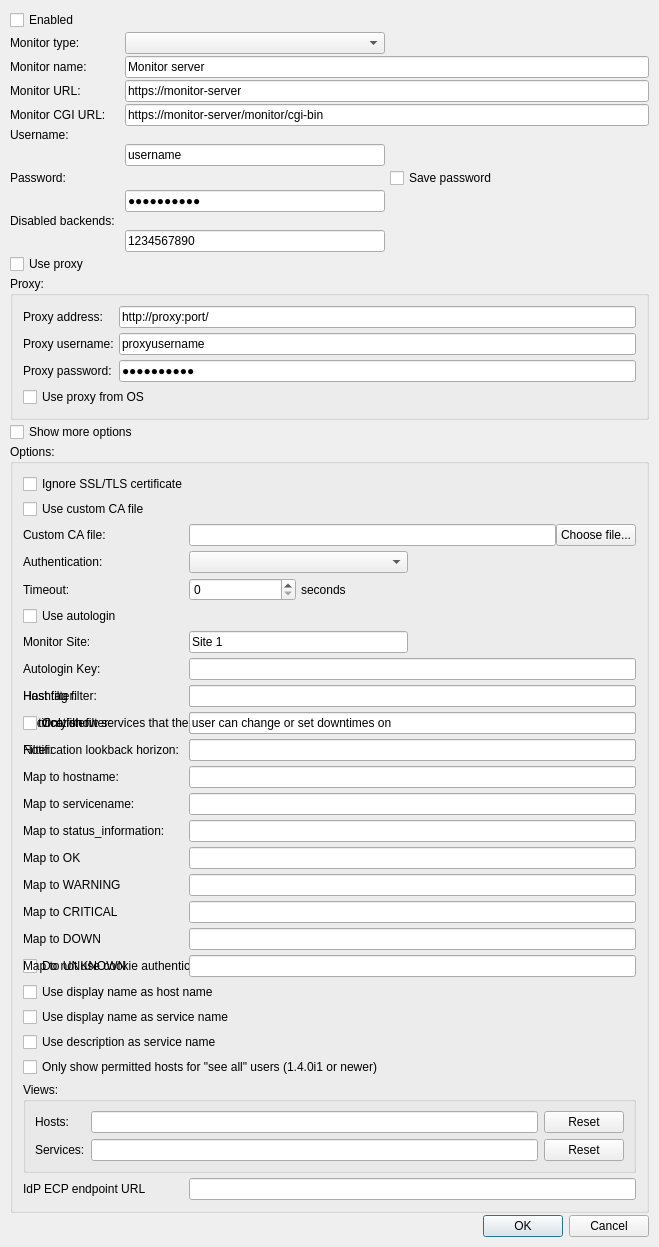
<?xml version="1.0" encoding="UTF-8"?>
<ui version="4.0">
 <class>settings_server</class>
 <widget class="QDialog" name="settings_server">
  <property name="geometry">
   <rect>
    <x>0</x>
    <y>0</y>
    <width>659</width>
    <height>1231</height>
   </rect>
  </property>
  <property name="sizePolicy">
   <sizepolicy hsizetype="Minimum" vsizetype="Minimum">
    <horstretch>0</horstretch>
    <verstretch>0</verstretch>
   </sizepolicy>
  </property>
  <property name="windowTitle">
   <string>Dialog</string>
  </property>
  <property name="modal">
   <bool>true</bool>
  </property>
  <layout class="QGridLayout" name="gridLayout">
   <property name="leftMargin">
    <number>10</number>
   </property>
   <property name="topMargin">
    <number>10</number>
   </property>
   <property name="rightMargin">
    <number>10</number>
   </property>
   <property name="bottomMargin">
    <number>10</number>
   </property>
   <property name="horizontalSpacing">
    <number>5</number>
   </property>
   <property name="verticalSpacing">
    <number>2</number>
   </property>
   <item row="8" column="0">
    <widget class="QLabel" name="label_password">
     <property name="sizePolicy">
      <sizepolicy hsizetype="Minimum" vsizetype="Preferred">
       <horstretch>0</horstretch>
       <verstretch>0</verstretch>
      </sizepolicy>
     </property>
     <property name="text">
      <string>Password:</string>
     </property>
    </widget>
   </item>
   <item row="10" column="0">
    <widget class="QLabel" name="label_disabled_backends">
     <property name="sizePolicy">
      <sizepolicy hsizetype="Minimum" vsizetype="Preferred">
       <horstretch>0</horstretch>
       <verstretch>0</verstretch>
      </sizepolicy>
     </property>
     <property name="text">
      <string>Disabled backends:</string>
     </property>
    </widget>
   </item>
   <item row="4" column="2" colspan="2">
    <widget class="QLineEdit" name="input_lineedit_monitor_url">
     <property name="inputMask">
      <string/>
     </property>
     <property name="text">
      <string>https://monitor-server</string>
     </property>
    </widget>
   </item>
   <item row="3" column="0">
    <widget class="QLabel" name="label_name">
     <property name="sizePolicy">
      <sizepolicy hsizetype="Minimum" vsizetype="Preferred">
       <horstretch>0</horstretch>
       <verstretch>0</verstretch>
      </sizepolicy>
     </property>
     <property name="text">
      <string>Monitor name:</string>
     </property>
    </widget>
   </item>
   <item row="7" column="2">
    <widget class="QLineEdit" name="input_lineedit_username">
     <property name="text">
      <string>username</string>
     </property>
    </widget>
   </item>
   <item row="5" column="2" colspan="2">
    <widget class="QLineEdit" name="input_lineedit_monitor_cgi_url">
     <property name="text">
      <string>https://monitor-server/monitor/cgi-bin</string>
     </property>
    </widget>
   </item>
   <item row="1" column="2">
    <widget class="QComboBox" name="input_combobox_type"/>
   </item>
   <item row="9" column="2">
    <widget class="QLineEdit" name="input_lineedit_password">
     <property name="text">
      <string>1234567890</string>
     </property>
     <property name="echoMode">
      <enum>QLineEdit::Password</enum>
     </property>
    </widget>
   </item>
   <item row="11" column="2">
    <widget class="QLineEdit" name="input_lineedit_disabled_backends">
     <property name="text">
      <string>1234567890</string>
     </property>
    </widget>
   </item>
   <item row="17" column="0">
    <widget class="QCheckBox" name="input_checkbox_use_proxy">
     <property name="text">
      <string>Use proxy</string>
     </property>
    </widget>
   </item>
   <item row="18" column="0" colspan="4">
    <widget class="QGroupBox" name="groupbox_proxy">
     <property name="sizePolicy">
      <sizepolicy hsizetype="Minimum" vsizetype="Minimum">
       <horstretch>0</horstretch>
       <verstretch>0</verstretch>
      </sizepolicy>
     </property>
     <property name="title">
      <string>Proxy:</string>
     </property>
     <layout class="QGridLayout" name="gridLayout_2">
      <property name="leftMargin">
       <number>10</number>
      </property>
      <property name="topMargin">
       <number>10</number>
      </property>
      <property name="rightMargin">
       <number>10</number>
      </property>
      <property name="bottomMargin">
       <number>10</number>
      </property>
      <property name="spacing">
       <number>5</number>
      </property>
      <item row="3" column="0">
       <widget class="QLabel" name="label_proxy_password">
        <property name="sizePolicy">
         <sizepolicy hsizetype="Minimum" vsizetype="Preferred">
          <horstretch>0</horstretch>
          <verstretch>0</verstretch>
         </sizepolicy>
        </property>
        <property name="text">
         <string>Proxy password:</string>
        </property>
       </widget>
      </item>
      <item row="2" column="0">
       <widget class="QLabel" name="label_proxy_username">
        <property name="sizePolicy">
         <sizepolicy hsizetype="Minimum" vsizetype="Preferred">
          <horstretch>0</horstretch>
          <verstretch>0</verstretch>
         </sizepolicy>
        </property>
        <property name="text">
         <string>Proxy username:</string>
        </property>
       </widget>
      </item>
      <item row="2" column="1">
       <widget class="QLineEdit" name="input_lineedit_proxy_username">
        <property name="text">
         <string>proxyusername</string>
        </property>
       </widget>
      </item>
      <item row="1" column="1">
       <widget class="QLineEdit" name="input_lineedit_proxy_address">
        <property name="text">
         <string>http://proxy:port/</string>
        </property>
       </widget>
      </item>
      <item row="1" column="0">
       <widget class="QLabel" name="label_proxy_address">
        <property name="sizePolicy">
         <sizepolicy hsizetype="Minimum" vsizetype="Preferred">
          <horstretch>0</horstretch>
          <verstretch>0</verstretch>
         </sizepolicy>
        </property>
        <property name="text">
         <string>Proxy address:</string>
        </property>
       </widget>
      </item>
      <item row="3" column="1">
       <widget class="QLineEdit" name="input_lineedit_proxy_password">
        <property name="text">
         <string>1234567890</string>
        </property>
        <property name="echoMode">
         <enum>QLineEdit::Password</enum>
        </property>
       </widget>
      </item>
      <item row="4" column="0" colspan="2">
       <widget class="QCheckBox" name="input_checkbox_use_proxy_from_os">
        <property name="text">
         <string>Use proxy from OS</string>
        </property>
       </widget>
      </item>
     </layout>
    </widget>
   </item>
   <item row="29" column="3">
    <widget class="QDialogButtonBox" name="button_box">
     <property name="orientation">
      <enum>Qt::Horizontal</enum>
     </property>
     <property name="standardButtons">
      <set>QDialogButtonBox::Cancel|QDialogButtonBox::Ok</set>
     </property>
    </widget>
   </item>
   <item row="1" column="0">
    <widget class="QLabel" name="label_server_type">
     <property name="sizePolicy">
      <sizepolicy hsizetype="Minimum" vsizetype="Preferred">
       <horstretch>0</horstretch>
       <verstretch>0</verstretch>
      </sizepolicy>
     </property>
     <property name="text">
      <string>Monitor type:</string>
     </property>
    </widget>
   </item>
   <item row="6" column="0">
    <widget class="QLabel" name="label_username">
     <property name="sizePolicy">
      <sizepolicy hsizetype="Minimum" vsizetype="Preferred">
       <horstretch>0</horstretch>
       <verstretch>0</verstretch>
      </sizepolicy>
     </property>
     <property name="text">
      <string>Username:</string>
     </property>
    </widget>
   </item>
   <item row="4" column="0">
    <widget class="QLabel" name="label_monitor_url">
     <property name="sizePolicy">
      <sizepolicy hsizetype="Minimum" vsizetype="Preferred">
       <horstretch>0</horstretch>
       <verstretch>0</verstretch>
      </sizepolicy>
     </property>
     <property name="text">
      <string>Monitor URL:</string>
     </property>
    </widget>
   </item>
   <item row="3" column="2" colspan="2">
    <widget class="QLineEdit" name="input_lineedit_name">
     <property name="text">
      <string>Monitor server</string>
     </property>
    </widget>
   </item>
   <item row="5" column="0">
    <widget class="QLabel" name="label_monitor_cgi_url">
     <property name="sizePolicy">
      <sizepolicy hsizetype="Minimum" vsizetype="Preferred">
       <horstretch>0</horstretch>
       <verstretch>0</verstretch>
      </sizepolicy>
     </property>
     <property name="text">
      <string>Monitor CGI URL:</string>
     </property>
    </widget>
   </item>
   <item row="0" column="0" colspan="4">
    <widget class="QCheckBox" name="input_checkbox_enabled">
     <property name="text">
      <string>Enabled</string>
     </property>
    </widget>
   </item>
   <item row="8" column="3">
    <widget class="QCheckBox" name="input_checkbox_save_password">
     <property name="text">
      <string>Save password</string>
     </property>
    </widget>
   </item>
   <item row="26" column="0" colspan="4">
    <spacer name="verticalSpacer">
     <property name="orientation">
      <enum>Qt::Vertical</enum>
     </property>
     <property name="sizeHint" stdset="0">
      <size>
       <width>0</width>
       <height>0</height>
      </size>
     </property>
    </spacer>
   </item>
   <item row="27" column="0" colspan="4">
    <widget class="QCheckBox" name="input_checkbox_show_options">
     <property name="text">
      <string>Show more options</string>
     </property>
    </widget>
   </item>
   <item row="28" column="0" colspan="4">
    <widget class="QGroupBox" name="groupbox_options">
     <property name="sizePolicy">
      <sizepolicy hsizetype="Minimum" vsizetype="Minimum">
       <horstretch>0</horstretch>
       <verstretch>0</verstretch>
      </sizepolicy>
     </property>
     <property name="title">
      <string>Options:</string>
     </property>
     <layout class="QGridLayout" name="gridLayout_3">
      <property name="leftMargin">
       <number>10</number>
      </property>
      <property name="topMargin">
       <number>10</number>
      </property>
      <property name="rightMargin">
       <number>10</number>
      </property>
      <property name="bottomMargin">
       <number>10</number>
      </property>
      <property name="horizontalSpacing">
       <number>10</number>
      </property>
      <property name="verticalSpacing">
       <number>5</number>
      </property>
      <item row="2" column="2" colspan="2">
       <layout class="QHBoxLayout" name="horizontalLayout">
        <item>
         <widget class="QLineEdit" name="input_lineedit_custom_cert_ca_file"/>
        </item>
        <item>
         <widget class="QPushButton" name="button_choose_custom_cert_ca_file">
          <property name="text">
           <string>Choose file...</string>
          </property>
         </widget>
        </item>
       </layout>
      </item>
      <item row="7" column="1" colspan="3">
       <widget class="QCheckBox" name="input_checkbox_use_autologin">
        <property name="text">
         <string>Use autologin</string>
        </property>
       </widget>
      </item>
      <item row="12" column="2" colspan="2">
       <widget class="QLineEdit" name="input_lineedit_alertmanager_filter"/>
      </item>
      <item row="13" column="1">
       <widget class="QLabel" name="label_map_to_hostname">
        <property name="text">
         <string>Map to hostname:</string>
        </property>
       </widget>
      </item>
      <item row="13" column="2" colspan="2">
       <widget class="QLineEdit" name="input_lineedit_map_to_hostname"/>
      </item>
      <item row="22" column="1" colspan="3">
       <widget class="QCheckBox" name="input_checkbox_use_display_name_service">
        <property name="text">
         <string>Use display name as service name</string>
        </property>
       </widget>
      </item>
      <item row="9" column="2" colspan="2">
       <widget class="QLineEdit" name="input_lineedit_autologin_key">
        <property name="text">
         <string/>
        </property>
       </widget>
      </item>
      <item row="16" column="2" colspan="2">
       <widget class="QLineEdit" name="input_lineedit_map_to_ok"/>
      </item>
      <item row="26" column="1">
       <widget class="QLabel" name="label_idp_ecp_endpoint">
        <property name="text">
         <string>IdP ECP endpoint URL</string>
        </property>
       </widget>
      </item>
      <item row="12" column="1">
       <widget class="QLabel" name="label_alertmanager_filter">
        <property name="text">
         <string>Filter:</string>
        </property>
       </widget>
      </item>
      <item row="14" column="1">
       <widget class="QLabel" name="label_map_to_servicename">
        <property name="text">
         <string>Map to servicename:</string>
        </property>
       </widget>
      </item>
      <item row="1" column="1" colspan="2">
       <widget class="QCheckBox" name="input_checkbox_custom_cert_use">
        <property name="text">
         <string>Use custom CA file</string>
        </property>
       </widget>
      </item>
      <item row="6" column="3">
       <spacer name="horizontalSpacer">
        <property name="orientation">
         <enum>Qt::Horizontal</enum>
        </property>
        <property name="sizeHint" stdset="0">
         <size>
          <width>40</width>
          <height>20</height>
         </size>
        </property>
       </spacer>
      </item>
      <item row="11" column="2" colspan="2">
       <widget class="QLineEdit" name="input_lineedit_service_filter">
        <property name="text">
         <string/>
        </property>
       </widget>
      </item>
      <item row="11" column="2" colspan="2">
       <widget class="QLineEdit" name="input_lineedit_notification_filter">
        <property name="text">
         <string/>
        </property>
       </widget>
      </item>
      <item row="12" column="2" colspan="2">
       <widget class="QLineEdit" name="input_lineedit_notification_lookback">
        <property name="text">
         <string/>
        </property>
       </widget>
      </item>
      <item row="6" column="1">
       <widget class="QLabel" name="label_timeout">
        <property name="text">
         <string>Timeout:</string>
        </property>
       </widget>
      </item>
      <item row="24" column="1" colspan="3">
       <widget class="QCheckBox" name="input_checkbox_force_authuser">
        <property name="text">
         <string>Only show permitted hosts for &quot;see all&quot; users (1.4.0i1 or newer)</string>
        </property>
       </widget>
      </item>
      <item row="15" column="2" colspan="2">
       <widget class="QLineEdit" name="input_lineedit_map_to_status_information"/>
      </item>
      <item row="20" column="1" colspan="3">
       <widget class="QCheckBox" name="input_checkbox_no_cookie_auth">
        <property name="text">
         <string>Do not use cookie authentication</string>
        </property>
       </widget>
      </item>
      <item row="9" column="1">
       <widget class="QLabel" name="label_autologin_key">
        <property name="sizePolicy">
         <sizepolicy hsizetype="Minimum" vsizetype="Preferred">
          <horstretch>0</horstretch>
          <verstretch>0</verstretch>
         </sizepolicy>
        </property>
        <property name="text">
         <string>Autologin Key:</string>
        </property>
       </widget>
      </item>
      <item row="5" column="3">
       <spacer name="horizontalSpacer_2">
        <property name="orientation">
         <enum>Qt::Horizontal</enum>
        </property>
        <property name="sizeHint" stdset="0">
         <size>
          <width>40</width>
          <height>20</height>
         </size>
        </property>
       </spacer>
      </item>
      <item row="26" column="2" colspan="2">
       <widget class="QLineEdit" name="input_lineedit_idp_ecp_endpoint"/>
      </item>
      <item row="5" column="1">
       <widget class="QLabel" name="label_auth_type">
        <property name="text">
         <string>Authentication:</string>
        </property>
       </widget>
      </item>
      <item row="11" column="1">
       <widget class="QLabel" name="label_service_filter">
        <property name="sizePolicy">
         <sizepolicy hsizetype="Minimum" vsizetype="Preferred">
          <horstretch>0</horstretch>
          <verstretch>0</verstretch>
         </sizepolicy>
        </property>
        <property name="text">
         <string>Service filter:</string>
        </property>
       </widget>
      </item>
      <item row="11" column="1">
       <widget class="QLabel" name="label_notification_filter">
        <property name="sizePolicy">
         <sizepolicy hsizetype="Minimum" vsizetype="Preferred">
          <horstretch>0</horstretch>
          <verstretch>0</verstretch>
         </sizepolicy>
        </property>
        <property name="text">
         <string>Notification filter:</string>
        </property>
       </widget>
      </item>
      <item row="12" column="1">
       <widget class="QLabel" name="label_notification_lookback">
        <property name="sizePolicy">
         <sizepolicy hsizetype="Minimum" vsizetype="Preferred">
          <horstretch>0</horstretch>
          <verstretch>0</verstretch>
         </sizepolicy>
        </property>
        <property name="text">
         <string>Notification lookback horizon:</string>
        </property>
       </widget>
      </item>
      <item row="6" column="2">
       <layout class="QHBoxLayout" name="horizontalLayout_timeout_seconds">
        <property name="spacing">
         <number>5</number>
        </property>
        <item>
         <widget class="QSpinBox" name="input_spinbox_timeout"/>
        </item>
        <item>
         <widget class="QLabel" name="label_timeout_sec">
          <property name="text">
           <string>seconds</string>
          </property>
         </widget>
        </item>
       </layout>
      </item>
      <item row="8" column="1">
       <widget class="QLabel" name="label_monitor_site">
        <property name="sizePolicy">
         <sizepolicy hsizetype="Minimum" vsizetype="Preferred">
          <horstretch>0</horstretch>
          <verstretch>0</verstretch>
         </sizepolicy>
        </property>
        <property name="text">
         <string>Monitor Site:</string>
        </property>
       </widget>
      </item>
      <item row="23" column="1" colspan="3">
       <widget class="QCheckBox" name="input_checkbox_use_description_name_service">
        <property name="text">
         <string>Use description as service name</string>
        </property>
       </widget>
      </item>
      <item row="5" column="2">
       <widget class="QComboBox" name="input_combobox_authentication"/>
      </item>
      <item row="25" column="1" colspan="3">
       <widget class="QGroupBox" name="groupbox_checkmk_views">
        <property name="sizePolicy">
         <sizepolicy hsizetype="Minimum" vsizetype="Minimum">
          <horstretch>0</horstretch>
          <verstretch>0</verstretch>
         </sizepolicy>
        </property>
        <property name="title">
         <string>Views:</string>
        </property>
        <layout class="QGridLayout" name="gridLayout_4">
         <item row="0" column="0">
          <widget class="QLabel" name="label_checkmk_view_hosts">
           <property name="text">
            <string>Hosts:</string>
           </property>
          </widget>
         </item>
         <item row="1" column="0">
          <widget class="QLabel" name="label_checkmk_view_services">
           <property name="text">
            <string>Services:</string>
           </property>
          </widget>
         </item>
         <item row="1" column="1">
          <widget class="QLineEdit" name="input_lineedit_checkmk_view_services"/>
         </item>
         <item row="0" column="1">
          <widget class="QLineEdit" name="input_lineedit_checkmk_view_hosts"/>
         </item>
         <item row="0" column="2">
          <widget class="QPushButton" name="button_checkmk_view_hosts_reset">
           <property name="text">
            <string>Reset</string>
           </property>
          </widget>
         </item>
         <item row="1" column="2">
          <widget class="QPushButton" name="button_checkmk_view_services_reset">
           <property name="text">
            <string>Reset</string>
           </property>
          </widget>
         </item>
        </layout>
       </widget>
      </item>
      <item row="10" column="1">
       <widget class="QLabel" name="label_host_filter">
        <property name="sizePolicy">
         <sizepolicy hsizetype="Minimum" vsizetype="Preferred">
          <horstretch>0</horstretch>
          <verstretch>0</verstretch>
         </sizepolicy>
        </property>
        <property name="text">
         <string>Host filter:</string>
        </property>
       </widget>
      </item>
      <item row="10" column="1">
       <widget class="QLabel" name="label_hashtag_filter">
        <property name="sizePolicy">
         <sizepolicy hsizetype="Minimum" vsizetype="Preferred">
          <horstretch>0</horstretch>
          <verstretch>0</verstretch>
         </sizepolicy>
        </property>
        <property name="text">
         <string>Hashtag filter:</string>
        </property>
       </widget>
      </item>
      <item row="11" column="1" colspan="3">
       <widget class="QCheckBox" name="input_checkbox_can_change_only">
        <property name="text">
         <string>Only show services that the user can change or set downtimes on</string>
        </property>
       </widget>
      </item>
      <item row="0" column="1" colspan="3">
       <widget class="QCheckBox" name="input_checkbox_ignore_cert">
        <property name="text">
         <string>Ignore SSL/TLS certificate</string>
        </property>
       </widget>
      </item>
      <item row="14" column="2" colspan="2">
       <widget class="QLineEdit" name="input_lineedit_map_to_servicename"/>
      </item>
      <item row="10" column="2" colspan="2">
       <widget class="QLineEdit" name="input_lineedit_host_filter">
        <property name="text">
         <string/>
        </property>
       </widget>
      </item>
      <item row="10" column="2" colspan="2">
       <widget class="QLineEdit" name="input_lineedit_hashtag_filter">
        <property name="text">
         <string/>
        </property>
       </widget>
      </item>
      <item row="2" column="1">
       <widget class="QLabel" name="label_custom_ca_file">
        <property name="text">
         <string>Custom CA file: </string>
        </property>
       </widget>
      </item>
      <item row="15" column="1">
       <widget class="QLabel" name="label_map_to_status_information">
        <property name="text">
         <string>Map to status_information:</string>
        </property>
       </widget>
      </item>
      <item row="8" column="2">
       <widget class="QLineEdit" name="input_lineedit_monitor_site">
        <property name="text">
         <string>Site 1</string>
        </property>
       </widget>
      </item>
      <item row="21" column="1" colspan="3">
       <widget class="QCheckBox" name="input_checkbox_use_display_name_host">
        <property name="text">
         <string>Use display name as host name</string>
        </property>
       </widget>
      </item>
      <item row="17" column="2" colspan="2">
       <widget class="QLineEdit" name="input_lineedit_map_to_warning"/>
      </item>
      <item row="18" column="2" colspan="2">
       <widget class="QLineEdit" name="input_lineedit_map_to_critical"/>
      </item>
      <item row="19" column="2" colspan="2">
       <widget class="QLineEdit" name="input_lineedit_map_to_down"/>
      </item>
      <item row="20" column="2" colspan="2">
       <widget class="QLineEdit" name="input_lineedit_map_to_unknown"/>
      </item>
      <item row="16" column="1">
       <widget class="QLabel" name="label_map_to_ok">
        <property name="text">
         <string>Map to OK</string>
        </property>
       </widget>
      </item>
      <item row="17" column="1">
       <widget class="QLabel" name="label_map_to_warning">
        <property name="text">
         <string>Map to WARNING</string>
        </property>
       </widget>
      </item>
      <item row="18" column="1">
       <widget class="QLabel" name="label_map_to_critical">
        <property name="text">
         <string>Map to CRITICAL</string>
        </property>
       </widget>
      </item>
      <item row="19" column="1">
       <widget class="QLabel" name="label_map_to_down">
        <property name="text">
         <string>Map to DOWN</string>
        </property>
       </widget>
      </item>
      <item row="20" column="1">
       <widget class="QLabel" name="label_map_to_unknown">
        <property name="text">
         <string>Map to UNKNOWN</string>
        </property>
       </widget>
      </item>
     </layout>
    </widget>
   </item>
  </layout>
 </widget>
 <tabstops>
  <tabstop>input_checkbox_enabled</tabstop>
  <tabstop>input_combobox_type</tabstop>
  <tabstop>input_lineedit_name</tabstop>
  <tabstop>input_lineedit_monitor_url</tabstop>
  <tabstop>input_lineedit_monitor_cgi_url</tabstop>
  <tabstop>input_lineedit_username</tabstop>
  <tabstop>input_lineedit_password</tabstop>
  <tabstop>input_checkbox_save_password</tabstop>
  <tabstop>input_checkbox_use_proxy</tabstop>
  <tabstop>input_lineedit_proxy_address</tabstop>
  <tabstop>input_lineedit_proxy_username</tabstop>
  <tabstop>input_lineedit_proxy_password</tabstop>
  <tabstop>input_checkbox_use_proxy_from_os</tabstop>
 </tabstops>
 <resources/>
 <connections/>
</ui>
